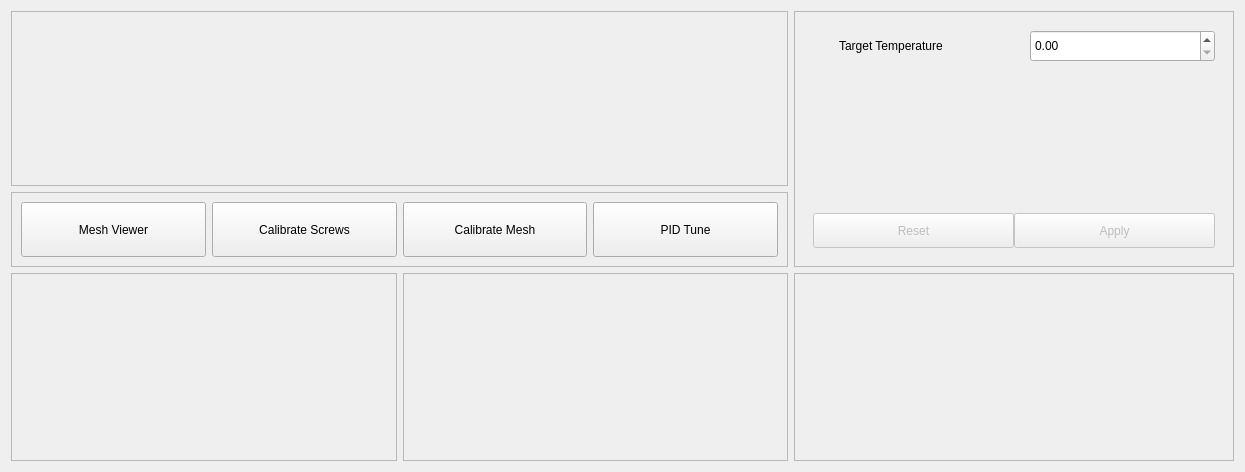
<?xml version="1.0" encoding="UTF-8"?>
<ui version="4.0">
 <class>PrinterBedWidget</class>
 <widget class="QFrame" name="PrinterBedWidget">
  <property name="geometry">
   <rect>
    <x>0</x>
    <y>0</y>
    <width>1245</width>
    <height>472</height>
   </rect>
  </property>
  <property name="windowTitle">
   <string>Frame</string>
  </property>
  <layout class="QGridLayout" name="gridLayout_2">
   <item row="2" column="2">
    <widget class="CardWidget" name="statusCard">
     <property name="sizePolicy">
      <sizepolicy hsizetype="Preferred" vsizetype="Minimum">
       <horstretch>0</horstretch>
       <verstretch>0</verstretch>
      </sizepolicy>
     </property>
     <property name="minimumSize">
      <size>
       <width>440</width>
       <height>0</height>
      </size>
     </property>
     <property name="maximumSize">
      <size>
       <width>440</width>
       <height>16777215</height>
      </size>
     </property>
     <property name="frameShape">
      <enum>QFrame::Shape::StyledPanel</enum>
     </property>
     <property name="frameShadow">
      <enum>QFrame::Shadow::Raised</enum>
     </property>
     <layout class="QGridLayout" name="gridLayout_4">
      <item row="0" column="0">
       <widget class="QWidget" name="statusContentsWidget" native="true">
        <property name="minimumSize">
         <size>
          <width>0</width>
          <height>0</height>
         </size>
        </property>
        <property name="maximumSize">
         <size>
          <width>16777215</width>
          <height>16777215</height>
         </size>
        </property>
        <property name="font">
         <font>
          <family>Sans Serif</family>
         </font>
        </property>
        <layout class="QHBoxLayout" name="horizontalLayout_3">
         <item>
          <widget class="QGaugeWidget" name="temperatureGauge">
           <property name="minimumSize">
            <size>
             <width>150</width>
             <height>150</height>
            </size>
           </property>
           <property name="toolTip">
            <string>Gauge Cluster Widget</string>
           </property>
           <property name="whatsThis">
            <string>The gauge cluster widget provides a stylish way to display a percentage, temperature or raw value.</string>
           </property>
           <property name="mode">
            <enum>QGaugeWidget::Mode::Temperature</enum>
           </property>
          </widget>
         </item>
         <item>
          <widget class="QGaugeWidget" name="healthGauge">
           <property name="minimumSize">
            <size>
             <width>100</width>
             <height>100</height>
            </size>
           </property>
           <property name="maximumSize">
            <size>
             <width>100</width>
             <height>100</height>
            </size>
           </property>
           <property name="toolTip">
            <string>Gauge Cluster Widget</string>
           </property>
           <property name="whatsThis">
            <string>The gauge cluster widget provides a stylish way to display a percentage, temperature or raw value.</string>
           </property>
          </widget>
         </item>
         <item>
          <widget class="QGaugeWidget" name="powerGauge">
           <property name="minimumSize">
            <size>
             <width>100</width>
             <height>100</height>
            </size>
           </property>
           <property name="maximumSize">
            <size>
             <width>100</width>
             <height>100</height>
            </size>
           </property>
           <property name="toolTip">
            <string>Gauge Cluster Widget</string>
           </property>
           <property name="whatsThis">
            <string>The gauge cluster widget provides a stylish way to display a percentage, temperature or raw value.</string>
           </property>
          </widget>
         </item>
        </layout>
       </widget>
      </item>
     </layout>
    </widget>
   </item>
   <item row="0" column="2" rowspan="2">
    <widget class="CardWidget" name="settingsCard">
     <property name="sizePolicy">
      <sizepolicy hsizetype="Minimum" vsizetype="Expanding">
       <horstretch>0</horstretch>
       <verstretch>0</verstretch>
      </sizepolicy>
     </property>
     <property name="minimumSize">
      <size>
       <width>440</width>
       <height>0</height>
      </size>
     </property>
     <property name="maximumSize">
      <size>
       <width>440</width>
       <height>16777215</height>
      </size>
     </property>
     <property name="frameShape">
      <enum>QFrame::Shape::StyledPanel</enum>
     </property>
     <property name="frameShadow">
      <enum>QFrame::Shadow::Raised</enum>
     </property>
     <layout class="QGridLayout" name="gridLayout_3">
      <item row="0" column="0">
       <widget class="QWidget" name="settingsContentsWidget" native="true">
        <property name="sizePolicy">
         <sizepolicy hsizetype="Preferred" vsizetype="Minimum">
          <horstretch>0</horstretch>
          <verstretch>0</verstretch>
         </sizepolicy>
        </property>
        <property name="minimumSize">
         <size>
          <width>0</width>
          <height>0</height>
         </size>
        </property>
        <property name="maximumSize">
         <size>
          <width>16777215</width>
          <height>16777215</height>
         </size>
        </property>
        <layout class="QGridLayout" name="gridLayout_6">
         <item row="0" column="0">
          <widget class="QLabel" name="targetTemperatureeratureIconLabel">
           <property name="sizePolicy">
            <sizepolicy hsizetype="Preferred" vsizetype="Minimum">
             <horstretch>0</horstretch>
             <verstretch>0</verstretch>
            </sizepolicy>
           </property>
           <property name="minimumSize">
            <size>
             <width>20</width>
             <height>20</height>
            </size>
           </property>
           <property name="maximumSize">
            <size>
             <width>20</width>
             <height>20</height>
            </size>
           </property>
           <property name="text">
            <string/>
           </property>
          </widget>
         </item>
         <item row="0" column="1">
          <widget class="QLabel" name="label_22">
           <property name="sizePolicy">
            <sizepolicy hsizetype="Preferred" vsizetype="Minimum">
             <horstretch>0</horstretch>
             <verstretch>0</verstretch>
            </sizepolicy>
           </property>
           <property name="text">
            <string>Target Temperature</string>
           </property>
          </widget>
         </item>
         <item row="0" column="2">
          <widget class="QDoubleSpinBox" name="targetTemperatureSpinBox">
           <property name="sizePolicy">
            <sizepolicy hsizetype="Minimum" vsizetype="Fixed">
             <horstretch>0</horstretch>
             <verstretch>0</verstretch>
            </sizepolicy>
           </property>
           <property name="minimumSize">
            <size>
             <width>0</width>
             <height>32</height>
            </size>
           </property>
           <property name="maximumSize">
            <size>
             <width>16777215</width>
             <height>16777215</height>
            </size>
           </property>
           <property name="accelerated">
            <bool>true</bool>
           </property>
           <property name="maximum">
            <double>999.990000000000009</double>
           </property>
           <property name="singleStep">
            <double>0.100000000000000</double>
           </property>
          </widget>
         </item>
         <item row="2" column="0" colspan="3">
          <widget class="QWidget" name="footerWidget" native="true">
           <property name="sizePolicy">
            <sizepolicy hsizetype="Preferred" vsizetype="Minimum">
             <horstretch>0</horstretch>
             <verstretch>0</verstretch>
            </sizepolicy>
           </property>
           <property name="minimumSize">
            <size>
             <width>0</width>
             <height>0</height>
            </size>
           </property>
           <property name="maximumSize">
            <size>
             <width>16777215</width>
             <height>16777215</height>
            </size>
           </property>
           <layout class="QHBoxLayout" name="horizontalLayout">
            <property name="spacing">
             <number>0</number>
            </property>
            <property name="leftMargin">
             <number>0</number>
            </property>
            <property name="topMargin">
             <number>0</number>
            </property>
            <property name="rightMargin">
             <number>0</number>
            </property>
            <property name="bottomMargin">
             <number>0</number>
            </property>
            <item>
             <widget class="QPushButton" name="resetButton">
              <property name="enabled">
               <bool>false</bool>
              </property>
              <property name="minimumSize">
               <size>
                <width>150</width>
                <height>35</height>
               </size>
              </property>
              <property name="maximumSize">
               <size>
                <width>16777215</width>
                <height>35</height>
               </size>
              </property>
              <property name="text">
               <string>Reset</string>
              </property>
             </widget>
            </item>
            <item>
             <widget class="QPushButton" name="applyButton">
              <property name="enabled">
               <bool>false</bool>
              </property>
              <property name="minimumSize">
               <size>
                <width>150</width>
                <height>35</height>
               </size>
              </property>
              <property name="maximumSize">
               <size>
                <width>16777215</width>
                <height>35</height>
               </size>
              </property>
              <property name="text">
               <string>Apply</string>
              </property>
             </widget>
            </item>
           </layout>
          </widget>
         </item>
         <item row="1" column="0" colspan="3">
          <spacer name="verticalSpacer">
           <property name="orientation">
            <enum>Qt::Orientation::Vertical</enum>
           </property>
           <property name="sizeHint" stdset="0">
            <size>
             <width>20</width>
             <height>40</height>
            </size>
           </property>
          </spacer>
         </item>
        </layout>
       </widget>
      </item>
     </layout>
    </widget>
   </item>
   <item row="2" column="0">
    <widget class="BedMeshHealthCard" name="meshHealthFrame">
     <property name="sizePolicy">
      <sizepolicy hsizetype="Preferred" vsizetype="Minimum">
       <horstretch>0</horstretch>
       <verstretch>0</verstretch>
      </sizepolicy>
     </property>
     <property name="frameShape">
      <enum>QFrame::Shape::StyledPanel</enum>
     </property>
     <property name="frameShadow">
      <enum>QFrame::Shadow::Raised</enum>
     </property>
    </widget>
   </item>
   <item row="2" column="1">
    <widget class="AdjustmentScrewFrame" name="adjustmentScrewFrame">
     <property name="sizePolicy">
      <sizepolicy hsizetype="Preferred" vsizetype="Minimum">
       <horstretch>0</horstretch>
       <verstretch>0</verstretch>
      </sizepolicy>
     </property>
     <property name="frameShape">
      <enum>QFrame::Shape::StyledPanel</enum>
     </property>
     <property name="frameShadow">
      <enum>QFrame::Shadow::Raised</enum>
     </property>
    </widget>
   </item>
   <item row="1" column="0" colspan="2">
    <widget class="QFrame" name="toolsFrame">
     <property name="sizePolicy">
      <sizepolicy hsizetype="Minimum" vsizetype="Minimum">
       <horstretch>0</horstretch>
       <verstretch>0</verstretch>
      </sizepolicy>
     </property>
     <property name="minimumSize">
      <size>
       <width>0</width>
       <height>75</height>
      </size>
     </property>
     <property name="maximumSize">
      <size>
       <width>16777215</width>
       <height>75</height>
      </size>
     </property>
     <property name="frameShape">
      <enum>QFrame::Shape::StyledPanel</enum>
     </property>
     <property name="frameShadow">
      <enum>QFrame::Shadow::Raised</enum>
     </property>
     <layout class="QHBoxLayout" name="horizontalLayout_2">
      <item>
       <widget class="QIconButton" name="meshViewerButton">
        <property name="sizePolicy">
         <sizepolicy hsizetype="Preferred" vsizetype="Preferred">
          <horstretch>0</horstretch>
          <verstretch>0</verstretch>
         </sizepolicy>
        </property>
        <property name="minimumSize">
         <size>
          <width>0</width>
          <height>0</height>
         </size>
        </property>
        <property name="maximumSize">
         <size>
          <width>16777215</width>
          <height>16777215</height>
         </size>
        </property>
        <property name="text">
         <string>Mesh Viewer</string>
        </property>
       </widget>
      </item>
      <item>
       <widget class="QIconButton" name="calibrateScrewsButton">
        <property name="sizePolicy">
         <sizepolicy hsizetype="Preferred" vsizetype="Preferred">
          <horstretch>0</horstretch>
          <verstretch>0</verstretch>
         </sizepolicy>
        </property>
        <property name="minimumSize">
         <size>
          <width>0</width>
          <height>0</height>
         </size>
        </property>
        <property name="maximumSize">
         <size>
          <width>16777215</width>
          <height>16777215</height>
         </size>
        </property>
        <property name="text">
         <string>Calibrate Screws</string>
        </property>
       </widget>
      </item>
      <item>
       <widget class="QIconButton" name="calibrateMeshButton">
        <property name="sizePolicy">
         <sizepolicy hsizetype="Minimum" vsizetype="Preferred">
          <horstretch>0</horstretch>
          <verstretch>0</verstretch>
         </sizepolicy>
        </property>
        <property name="minimumSize">
         <size>
          <width>0</width>
          <height>0</height>
         </size>
        </property>
        <property name="maximumSize">
         <size>
          <width>16777215</width>
          <height>16777215</height>
         </size>
        </property>
        <property name="text">
         <string>Calibrate Mesh</string>
        </property>
       </widget>
      </item>
      <item>
       <widget class="QIconButton" name="pidButton">
        <property name="sizePolicy">
         <sizepolicy hsizetype="Minimum" vsizetype="Preferred">
          <horstretch>0</horstretch>
          <verstretch>0</verstretch>
         </sizepolicy>
        </property>
        <property name="minimumSize">
         <size>
          <width>0</width>
          <height>0</height>
         </size>
        </property>
        <property name="maximumSize">
         <size>
          <width>16777215</width>
          <height>16777215</height>
         </size>
        </property>
        <property name="text">
         <string>PID Tune</string>
        </property>
       </widget>
      </item>
     </layout>
    </widget>
   </item>
   <item row="0" column="0" colspan="2">
    <widget class="CardWidget" name="temperatureCard">
     <property name="frameShape">
      <enum>QFrame::Shape::StyledPanel</enum>
     </property>
     <property name="frameShadow">
      <enum>QFrame::Shadow::Raised</enum>
     </property>
     <layout class="QGridLayout" name="gridLayout_10">
      <property name="leftMargin">
       <number>0</number>
      </property>
      <property name="topMargin">
       <number>0</number>
      </property>
      <property name="rightMargin">
       <number>0</number>
      </property>
      <property name="bottomMargin">
       <number>0</number>
      </property>
      <item row="0" column="0">
       <widget class="QWidget" name="temperatureContentsWidget" native="true">
        <property name="sizePolicy">
         <sizepolicy hsizetype="Expanding" vsizetype="Expanding">
          <horstretch>0</horstretch>
          <verstretch>0</verstretch>
         </sizepolicy>
        </property>
        <layout class="QGridLayout" name="gridLayout">
         <property name="leftMargin">
          <number>0</number>
         </property>
         <property name="topMargin">
          <number>0</number>
         </property>
         <property name="rightMargin">
          <number>0</number>
         </property>
         <property name="bottomMargin">
          <number>0</number>
         </property>
         <property name="spacing">
          <number>0</number>
         </property>
        </layout>
       </widget>
      </item>
     </layout>
    </widget>
   </item>
  </layout>
 </widget>
 <customwidgets>
  <customwidget>
   <class>QGaugeWidget</class>
   <extends>QWidget</extends>
   <header>QtDAWidgets/qgaugewidget.h</header>
  </customwidget>
  <customwidget>
   <class>CardWidget</class>
   <extends>QFrame</extends>
   <header>common/CardWidget/cardwidget.h</header>
   <container>1</container>
  </customwidget>
  <customwidget>
   <class>QIconButton</class>
   <extends>QPushButton</extends>
   <header>ui/QIconButton/qiconbutton.h</header>
  </customwidget>
  <customwidget>
   <class>AdjustmentScrewFrame</class>
   <extends>QFrame</extends>
   <header>pages/printer/bedmesh/adjustment/adjustmentscrewframe.h</header>
   <container>1</container>
  </customwidget>
  <customwidget>
   <class>BedMeshHealthCard</class>
   <extends>QFrame</extends>
   <header>pages/printer/bedmesh/health/bedmeshhealthcard.h</header>
   <container>1</container>
  </customwidget>
 </customwidgets>
 <resources/>
 <connections/>
</ui>
